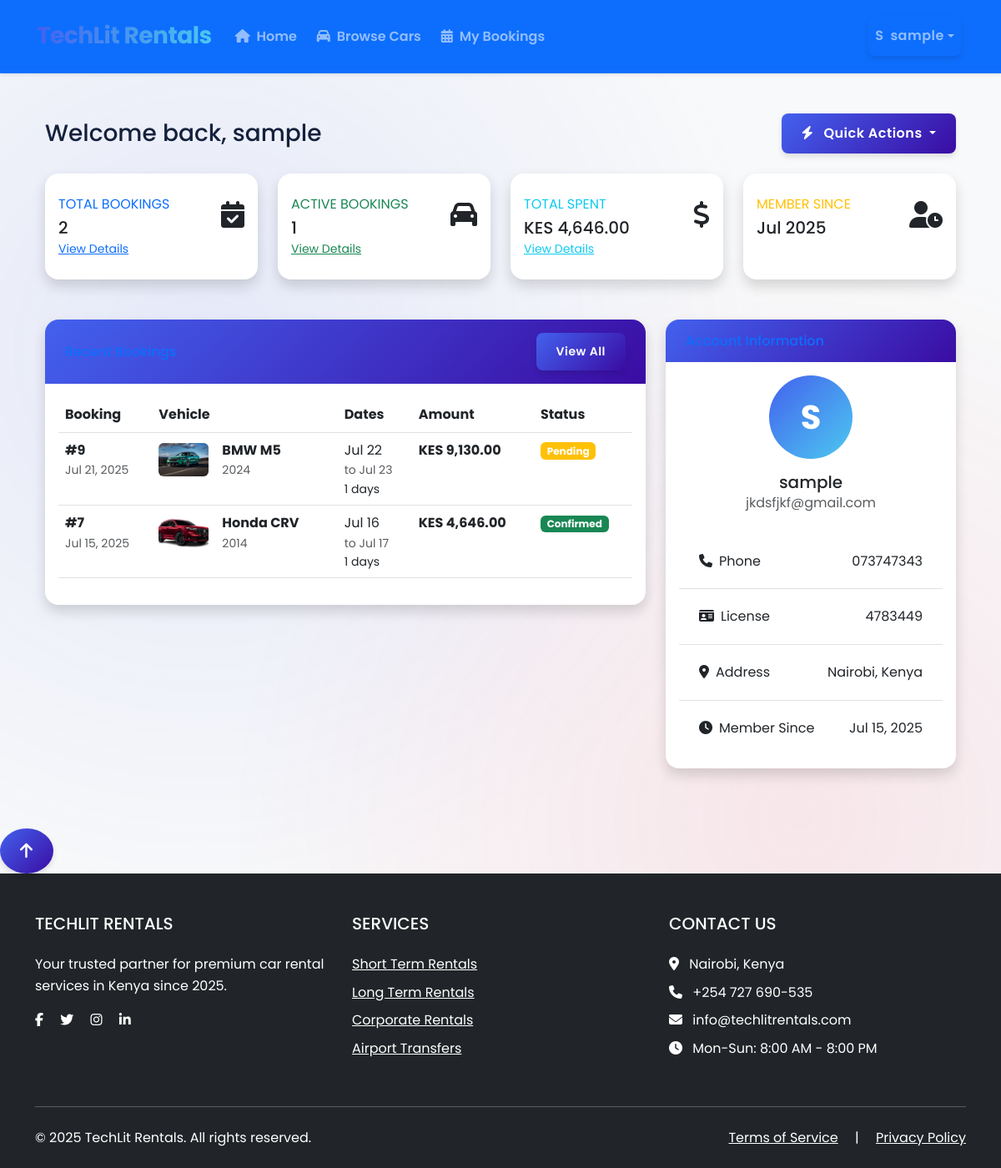
Page /user/dashboard (signed in) on the earlier database version.
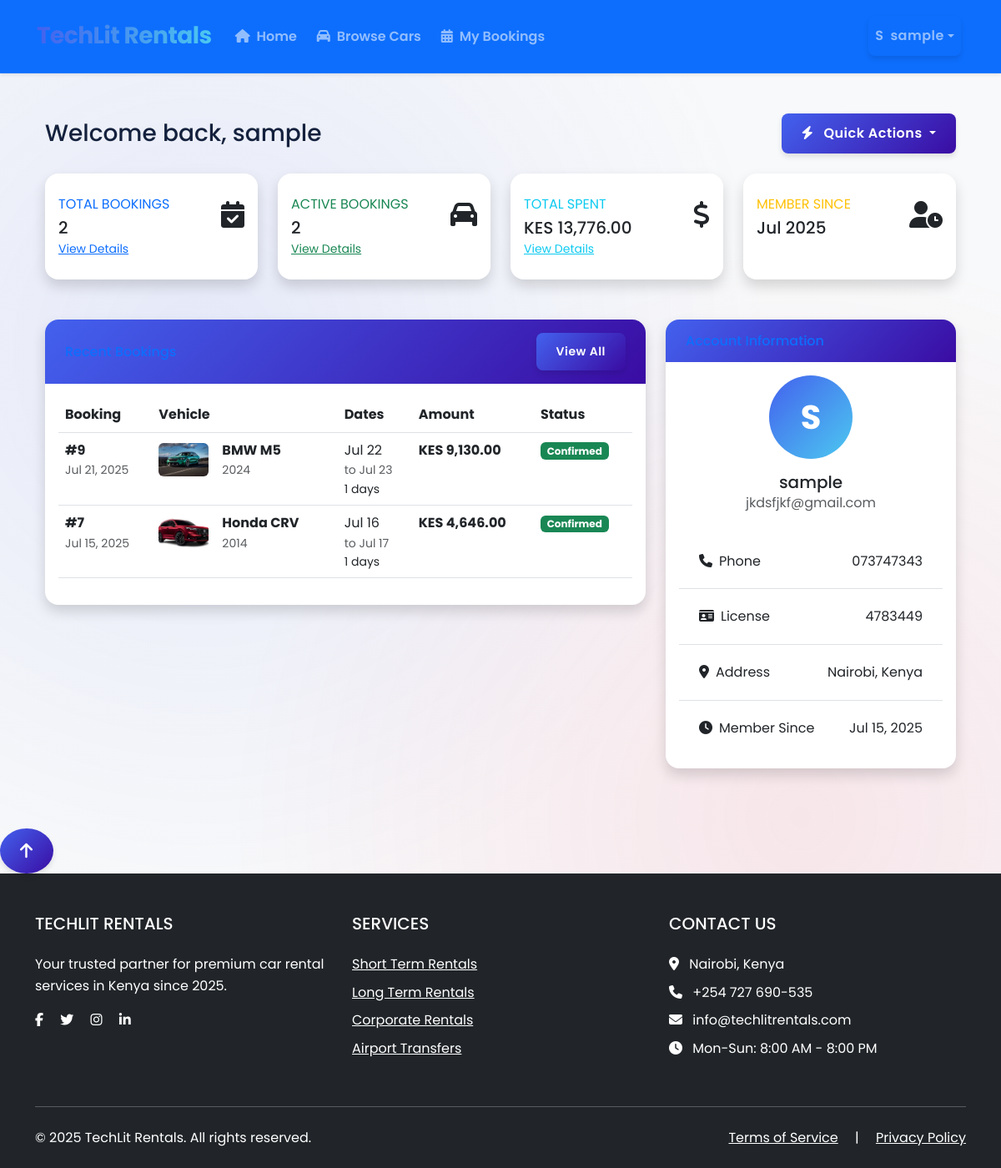
Same page on the later database version.
### app.py (models this page shows)
class Booking(db.Model):
    __tablename__ = 'bookings'
    id = db.Column(db.Integer, primary_key=True)
    user_id = db.Column(db.Integer, db.ForeignKey('users.id'), nullable=False)
    car_id = db.Column(db.Integer, db.ForeignKey('cars.id'), nullable=False)
    start_date = db.Column(db.Date, nullable=False)
    end_date = db.Column(db.Date, nullable=False)
    total_cost = db.Column(db.Float, nullable=False)
    status = db.Column(db.String(20), nullable=False, default='pending')
    created_at = db.Column(db.DateTime, default=datetime.utcnow)

class Car(db.Model):
    __tablename__ = 'cars'
    id = db.Column(db.Integer, primary_key=True)
    make = db.Column(db.String(80), nullable=False)
    model = db.Column(db.String(80), nullable=False)
    year = db.Column(db.Integer, nullable=False)
    registration_number = db.Column(db.String(20), unique=True, nullable=False)
    engine_capacity = db.Column(db.Float)
    seating_capacity = db.Column(db.Integer, nullable=False)
    transmission = db.Column(db.String(20))
    fuel_type = db.Column(db.String(20))
    availability = db.Column(db.Boolean, nullable=False, default=True)
    price_per_day = db.Column(db.Float, nullable=False)
    image_url = db.Column(db.String(200))
    description = db.Column(db.Text)
    created_at = db.Column(db.DateTime, default=datetime.utcnow)
    bookings = db.relationship('Booking', backref='car', lazy=True)

### app.py (the view)
@app.route('/user/dashboard')
@login_required
def user_dashboard():
    user = User.query.get(session['user_id'])
    bookings_count = Booking.query.filter_by(user_id=user.id).count()
    active_bookings_count = Booking.query.filter_by(
        user_id=user.id,
        status='confirmed'
    ).count()
    total_spent = db.session.query(
        func.sum(Booking.total_cost)
    ).filter(
        Booking.user_id == user.id,
        Booking.status == 'confirmed'
    ).scalar() or 0
    recent_bookings = Booking.query.filter_by(
        user_id=user.id
    ).order_by(
        Booking.created_at.desc()
    ).limit(5).all()
    return render_template(
        'user/dashboard.html',
        user=user,
        bookings_count=bookings_count,
        active_bookings_count=active_bookings_count,
        total_spent=total_spent,
        recent_bookings=recent_bookings
    )

### app.py (called while the page is built)
@app.context_processor
def inject_user():
    return dict(current_user=current_user)

@app.context_processor
def inject_datetime():
    from datetime import datetime
    return dict(datetime=datetime)

@app.context_processor
def inject_today():
    return {'today': datetime.now().date()}

@app.context_processor
def utility_processor():
    def updated_url(**kwargs):
        args = request.args.copy().to_dict()
        args.update(kwargs)
        return f"{url_for('search_cars')}?{urlencode(args)}"
    return dict(updated_url=updated_url)

def login_required(f):
    @wraps(f)
    def decorated_function(*args, **kwargs):
        if 'user_id' not in session:
            flash('Please log in to access this page.', 'danger')
            return redirect(url_for('login'))
        return f(*args, **kwargs)
    return decorated_function

### templates/user/dashboard.html (shortened to what the changed rows need)
{% extends "base.html" %}
{% block content %}
<div class="container-fluid">
    <div class="d-flex justify-content-between align-items-center mb-4">
        <h1 class="h3 mb-0 text-gray-800">Welcome back, {{ user.username }}</h1>
    </div>
    <div class="row mb-4">
        <div class="col-xl-3 col-md-6 mb-4">
            <div class="card border-left-success shadow h-100 py-2">
                <div class="card-body">
                    <div class="row no-gutters align-items-center">
                        <div class="col mr-2">
                            <div class="text-xs font-weight-bold text-success text-uppercase mb-1">
                                Active Bookings</div>
                            <div class="h5 mb-0 font-weight-bold text-gray-800">{{ active_bookings_count }}</div>
                        </div>
                    </div>
                </div>
            </div>
        </div>
        <div class="col-xl-3 col-md-6 mb-4">
            <div class="card border-left-info shadow h-100 py-2">
                <div class="card-body">
                    <div class="row no-gutters align-items-center">
                        <div class="col mr-2">
                            <div class="text-xs font-weight-bold text-info text-uppercase mb-1">
                                Total Spent</div>
                            <div class="h5 mb-0 font-weight-bold text-gray-800">KES {{ "{:,.2f}".format(total_spent) }}</div>
                        </div>
                    </div>
                </div>
            </div>
        </div>
    </div>
    <div class="row">
        <div class="col-lg-8 mb-4">
            <div class="card shadow">
                <div class="card-body">
                    {% if recent_bookings %}
                    <div class="table-responsive">
                        <table class="table table-hover">
                            <thead class="thead-light">
                                <tr>
                                    <th>Booking</th>
                                    <th>Vehicle</th>
                                    <th>Dates</th>
                                    <th>Amount</th>
                                    <th>Status</th>
                                </tr>
                            </thead>
                            <tbody>
                                {% for booking in recent_bookings %}
                                <tr class="{% if booking.status == 'cancelled' %}table-secondary{% elif booking.status == 'completed' %}table-success{% endif %}">
                                    <td>
                                        <div class="fw-bold">#{{ booking.id }}</div>
                                        <div class="small text-muted">{{ booking.created_at.strftime('%b %d, %Y') }}</div>
                                    </td>
                                    <td>
                                        <div class="d-flex align-items-center">
                                            {% if booking.car.image_url %}
                                            <img src="{{ booking.car.image_url }}" class="rounded me-3"
                                                 alt="{{ booking.car.make }} {{ booking.car.model }}"
                                                 style="width: 60px; height: 40px; object-fit: cover;">
                                            {% endif %}
                                            <div>
                                                <div class="fw-bold">{{ booking.car.make }} {{ booking.car.model }}</div>
                                                <div class="small text-muted">{{ booking.car.year }}</div>
                                            </div>
                                        </div>
                                    </td>
                                    <td>
                                        <div>{{ booking.start_date.strftime('%b %d') }}</div>
                                        <div class="small text-muted">to {{ booking.end_date.strftime('%b %d') }}</div>
                                        <div class="small">{{ (booking.end_date - booking.start_date).days }} days</div>
                                    </td>
                                    <td class="fw-bold">KES {{ "{:,.2f}".format(booking.total_cost) }}</td>
                                    <td>
                                        <span class="badge bg-{{
                                            'success' if booking.status == 'confirmed'
                                            else 'primary' if booking.status == 'completed'
                                            else 'warning' if booking.status == 'pending'
                                            else 'secondary'
                                        }}">
                                            {{ booking.status|capitalize }}
                                        </span>
                                    </td>
                                </tr>
                                {% endfor %}
                            </tbody>
                        </table>
                    </div>
                    {% endif %}
                </div>
            </div>
        </div>
    </div>
</div>
{% endblock %}

Differences in the rows shown:
changed Booking "Jul 22": status "Pending" → "Confirmed"
Other differences:
{{ active_bookings_count }}: "1" → "2"
{{ "{:,.2f}".format(total_spent) }}: "4,646.00" → "13,776.00"
